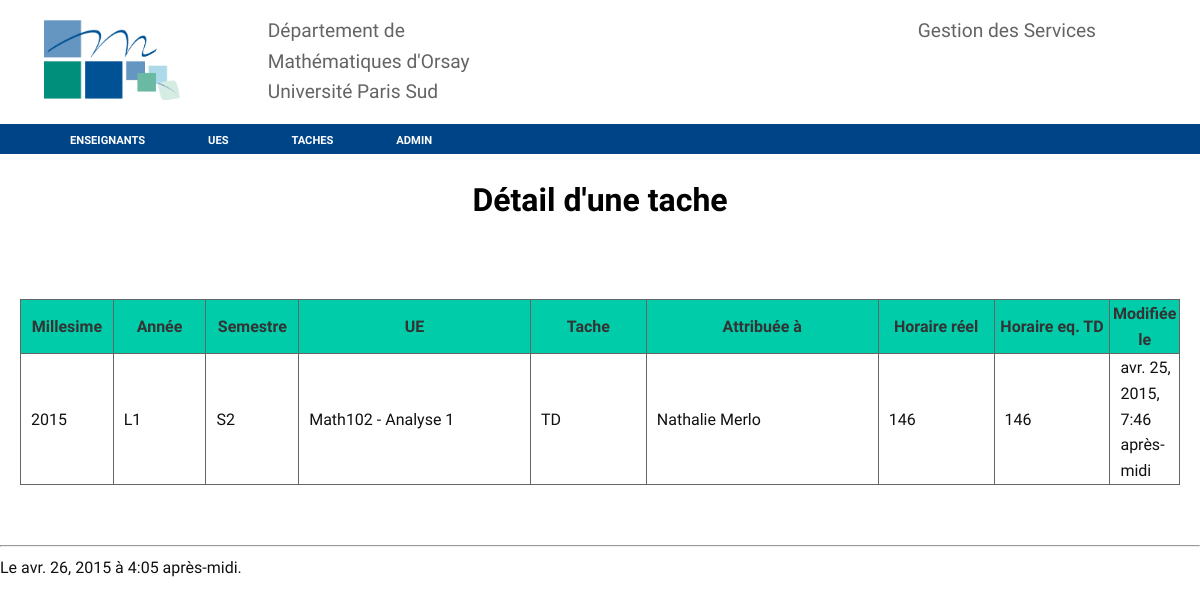
/tache/7, run on an earlier commit of the app's database.
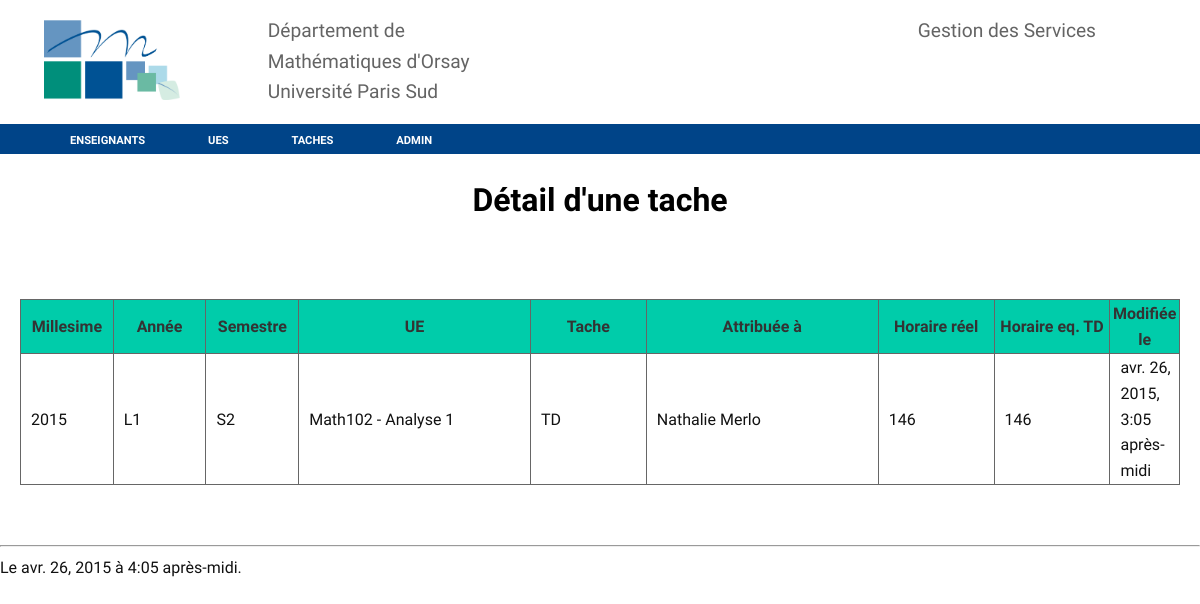
And on a later commit of the database.
### services/models.py (models this page shows, shortened)
class Tache(models.Model):
    ue = models.ForeignKey(Ue)
    attribué_à = models.ForeignKey(Enseignant)
    nature = models.CharField(max_length = 20, choices = nature_tache)
    horaire_reel = models.IntegerField()
    horaire_eqtd = models.IntegerField(blank = True, null = True)
    modifié_le = models. DateTimeField(auto_now = True)
    depuis = models.IntegerField(default=0)
    millesime = models.IntegerField(default=timezone.now().year)

class Ue(models.Model):
    titre = models.CharField(max_length = 100)
    code = models.CharField(max_length = 20)
    année = models.CharField(max_length = 20)
    semestre = models.CharField(max_length = 20)
    description = models.CharField(max_length = 255)
    responsable = models.ForeignKey(Enseignant)
    spécialité = models.CharField(max_length = 20)
    horaire_total = models.IntegerField()
    horaire_cours = models.IntegerField()
    horaire_td = models.IntegerField()
    horaire_tp = models.IntegerField()
    horaire_intégré = models.IntegerField()
    horaire_soutien = models.IntegerField()
    horaire_coordination = models.IntegerField()
    nombre_td = models.IntegerField()
    nombre_tp = models.IntegerField()
    nombre_cours = models.IntegerField()
    nombre_intégré = models.IntegerField()
    nombre_soutien = models.IntegerField()
    millesime = models.IntegerField()
    def __str__(self):
        return ('{0} - {1}'.format(self.code, self.titre))
    class Meta():
        unique_together = ( 'code', 'millesime')

class Enseignant(models.Model):
    nom = models.CharField(max_length = 100)
    prenom = models.CharField(max_length = 100)
    grade = models.CharField(max_length = 100)
    service_du = models.IntegerField (default = 192)
    decharge = models.IntegerField (default = 0)
    commentaire = models.CharField(max_length = 255, blank= True)
    arrivé_en = models.DateField(default='2000-09-01')
    photo = models.ImageField(blank=True)
    attribué = models.IntegerField (default = 0)
    bilan = models.IntegerField (default = 0)
    millesime = models.IntegerField (default = timezone.now().year)
    class Meta():
        unique_together = ("nom", "prenom", "millesime")
    def __str__(self):
        return ('{1} {0}'.format(self.nom, self.prenom))

### services/views.py (the view)
# urls.py: url(r'^tache/(?P<pk>\d+$)$', views.TacheDetailView.as_view(),name='tache-view'),
class TacheDetailView(generic.DetailView):
    model = Tache
    template_name = 'tache_detail.html'
    exclude = ()
    def get_context_data(self, **kwargs):
        context = super(TacheDetailView, self).get_context_data(**kwargs)
        context['datetime'] = timezone.now()
        return context

### services/templates/tache_detail.html (shortened to what this page needs)
{% extends "base.html" %}
{% block content %}
<h1>Détail d'une tache</h1>
<br/><br/>
<table>
<tr>
	<th style="width: 8%;">Millesime</th>
	<th style="width: 8%;">Année</th>
	<th style="width: 8%;">Semestre</th>
	<th style="width: 20%;"> UE</th>
	<th style="width: 10%;"> Tache</th>
	<th style="width: 20%;"> Attribuée à</th>
	<th style="width: 10%;"> Horaire réel</th>
	<th style="width: 10%;"> Horaire eq. TD</th>
	<th style="width: 20%;"> Modifiée le</th>
</tr>
<tr>
<td>{{tache.millesime}}</td>
<td>{{tache.ue.année}}</td>
<td>{{tache.ue.semestre}}</td>
<td>{{tache.ue}}</td>
<td>{{tache.nature}}</td>
<td>{{tache.attribué_à}}</td>
<td>{{tache.horaire_reel}}</td>
<td>{{tache.horaire_eqtd}}</td>
<td>{{tache.modifié_le}}</td>
</tr>
</table>
{% endblock %}

What changed in the data, as far as the page shows it:
changed Tache "TD": modifié_le "avr. 25, 2015, 7:46 après-midi" → "avr. 26, 2015, 3:05 après-midi"
